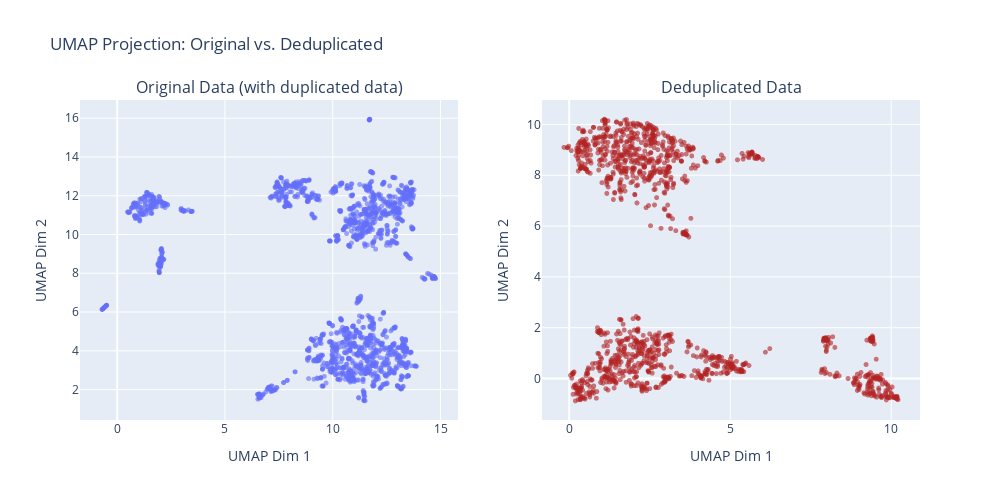

Write notebook code for a chart like this one.
### Markdown cell above
# Réduction de dimensions
## UMAP

### Code cell
# 1) Fit and transform both datasets
reducer = umap.UMAP(n_components=2, random_state=123).fit(embeddings)
reducer_dedup = umap.UMAP(n_components=2, random_state=123).fit(embeddings_deduplicated)

df['x'], df['y'] = reducer.transform(embeddings).T
df_deduplicated['x'], df_deduplicated['y'] = reducer_dedup.transform(embeddings_deduplicated).T

# 2) Create a 1×2 subplot figure
fig = make_subplots(
    rows=1, cols=2,
    subplot_titles=("Original Data (with duplicated data)", "Deduplicated Data")
)

# 3) Add original UMAP scatter
fig.add_trace(
    go.Scattergl(
        x=df['x'], y=df['y'],
        mode='markers',
        marker=dict(opacity=0.6, size=5),
        name="Original"
    ),
    row=1, col=1
)

# 4) Add deduplicated UMAP scatter
fig.add_trace(
    go.Scattergl(
        x=df_deduplicated['x'], y=df_deduplicated['y'],
        mode='markers',
        marker=dict(opacity=0.6, size=5, color='firebrick'),
        name="Dedup"
    ),
    row=1, col=2
)

# 5) Axis titles & layout
for i in [1, 2]:
    fig.update_xaxes(title_text="UMAP Dim 1", row=1, col=i)
    fig.update_yaxes(title_text="UMAP Dim 2", row=1, col=i)

fig.update_layout(
    width=1000, height=500,
    title_text="UMAP Projection: Original vs. Deduplicated",
    showlegend=False
)

fig.show()

### Figure 1 — Plotly figure (JSON) as saved in the notebook; plotly's stock layout.template omitted (floating-point values rounded to 4 significant figures; data arrays with more than 128 entries replaced by an {"elided": "..."} marker saying what was removed)
{"data": [{"marker": {"opacity": 0.6, "size": 5}, "mode": "markers", "name": "Original", "type": "scattergl", "x": {"elided": "1853 float values"}, "xaxis": "x", "y": {"elided": "1853 float values"}, "yaxis": "y"}, {"marker": {"color": "firebrick", "opacity": 0.6, "size": 5}, "mode": "markers", "name": "Dedup", "type": "scattergl", "x": {"elided": "1290 float values"}, "xaxis": "x2", "y": {"elided": "1290 float values"}, "yaxis": "y2"}], "layout": {"annotations": [{"font": {"size": 16}, "showarrow": false, "text": "Original Data (with duplicated data)", "x": 0.225, "xanchor": "center", "xref": "paper", "y": 1, "yanchor": "bottom", "yref": "paper"}, {"font": {"size": 16}, "showarrow": false, "text": "Deduplicated Data", "x": 0.775, "xanchor": "center", "xref": "paper", "y": 1, "yanchor": "bottom", "yref": "paper"}], "height": 500, "showlegend": false, "title": {"text": "UMAP Projection: Original vs. Deduplicated"}, "width": 1000, "xaxis": {"anchor": "y", "domain": [0, 0.45], "title": {"text": "UMAP Dim 1"}}, "xaxis2": {"anchor": "y2", "domain": [0.55, 1], "title": {"text": "UMAP Dim 1"}}, "yaxis": {"anchor": "x", "domain": [0, 1], "title": {"text": "UMAP Dim 2"}}, "yaxis2": {"anchor": "x2", "domain": [0, 1], "title": {"text": "UMAP Dim 2"}}}}
